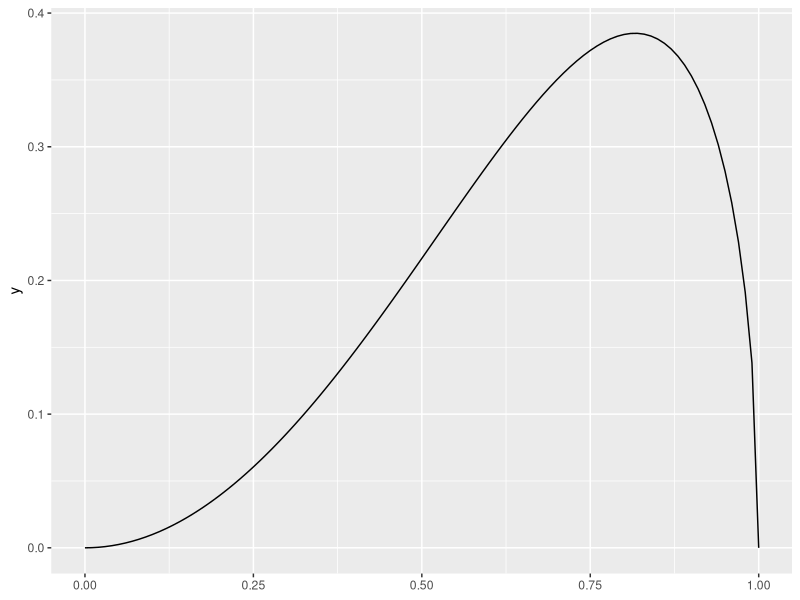
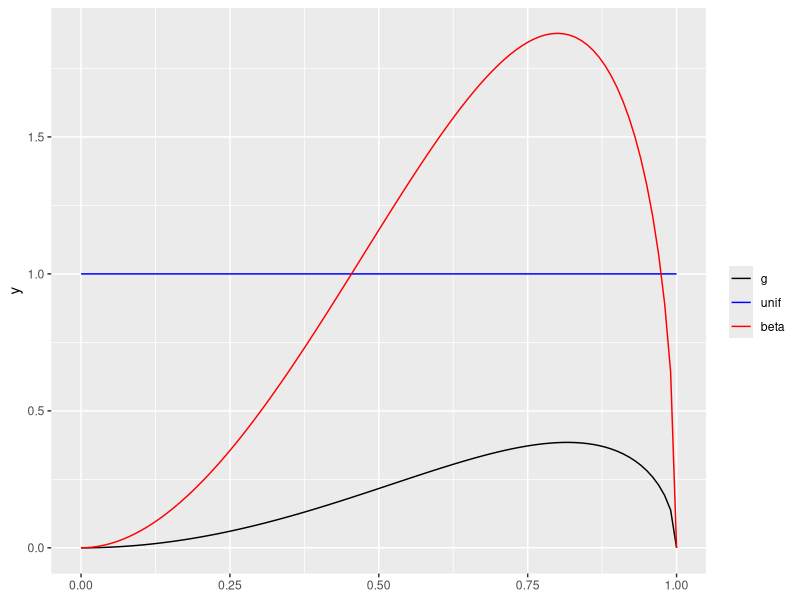

The R script that drew these images, in order:
## ---- chunk 1
library(ggplot2)
knitr::opts_chunk$set(echo = TRUE)
set.seed(457367)
## ---- chunk 2
genera_valor_aleatorio <- function() {
  runif(1)
}



g <- function(x) {
  sqrt((1 - x^2))*x^2
}
## ---- chunk 3
n <- 1e5
valores_g <- replicate(n , {
  x <- genera_valor_aleatorio()
  g(x)
}
)
## ---- chunk 4
estimacion <- mean(valores_g)
## ---- chunk 5
probabilidad_cobertura <- 0.997
alfa <- 1 - probabilidad_cobertura
percentil<- qnorm(1 - alfa / 2)
error_estandar <- sqrt(var(valores_g)/n)
intervalo_confianza <- estimacion + c(-1,1) * error_estandar * percentil
## ---- chunk 6
genera_valor_aleatorio <- function() {
  runif(1)
}

g <- function(x) {
  (x^2)*(sqrt(1 - x^2))
}

n <- 1e4
coste_directo <- bench::mark({
  valores_g <- replicate(n, {
    x <- genera_valor_aleatorio()
    g(x)
  })
},
iterations = 10,
time_unit = "ms"
)$median

estimacion_directo <- mean(valores_g)
varianza_directo <- var(valores_g) / n

eficiencia_directo <- 1 / (varianza_directo * coste_directo)
## ---- chunk 7
genera_valores_antiteticas <- function() {
  runif(1)
}


g <- function(x) {
  sqrt((1 - x^2))*x^2
}
## ---- chunk 8
coste_antiteticas <- bench::mark({ # para ver cuanto tarda
  valores <- replicate(n / 2, {
    valores_antiteticos <- genera_valores_antiteticas()
    mean(g(valores_antiteticos)) # (xi + yi) / 2
  })
},
iterations = 10,
time_unit = "ms"
)$median
## ---- chunk 9
estimacion_antiteticas <- mean(valores)
varianza_antiteticas <- var(valores) / (n / 2) # Cuasivar muestral
eficiencia_antiteticas <- 1 / (varianza_antiteticas * coste_antiteticas)
## ---- chunk 10
knitr::kable(
  data.frame(
    `Método` = c("Directo", "Antitéticas"),
    `Estimación` = c(estimacion_directo, estimacion_antiteticas),
    Varianza = c(varianza_directo, varianza_antiteticas),
    Coste = c(coste_directo, coste_antiteticas),
    Eficiencia = c(eficiencia_directo, eficiencia_antiteticas)
  ),
  digits = 10
)
## ---- chunk 11
library(ggplot2)

ggplot2::ggplot() +
  geom_function(fun = g) +
  xlim(0, 1)
## ---- chunk 12
estratos <- data.frame(
  min = c(0, 4 / 5),
  max = c(4/ 5, 1),
  probabilidad = c(4 / 5, 1 / 5)
)
# Función que genera valores dentro de un estrato
genera_valor_en_estrato <- function(numero_estrato) {
  estrato <- estratos[numero_estrato, ]
  runif(1, min = estrato$min, max = estrato$max)
}
## ---- chunk 13
unidad_de_tiempo <- "ms"
n_estratos <- n * estratos$probabilidad
# Aseguramos valores enteros
n_estratos <- ceiling(n_estratos)
# Aseguramos al menos dos valores en cada estrato
n_estratos <- pmax(n_estratos, 2)

coste_estratificado_proporcional <- bench::mark(
  {
    valores <- lapply(
      seq_len(2), # (1,2), aplico la función 2 veces, una para cada estrato
      function(numero_estrato) {
        replicate(n_estratos[numero_estrato], {
          x <- genera_valor_en_estrato(numero_estrato)
          g(x)
        })
      }
    )
  },
  iterations = 10,
  time_unit = unidad_de_tiempo
)$median
## ---- chunk 14
estimacion_estratificado_proporcional <-
  weighted.mean(
    sapply(valores, mean),
    estratos$probabilidad
  )
varianza_estratificado_proporcional <-
  sum(estratos$probabilidad^2 * sapply(valores, var) / n_estratos)
eficiencia_estratificado_proporcional <-
  1 / (varianza_estratificado_proporcional *
    coste_estratificado_proporcional)
## ---- chunk 15
n_tanteo <- 100
n_produccion <- n - n_tanteo # Para que la cantidad total de valores generados sea igual en los tres métodos y, por tanto, su comparación tenga sentido

coste_estratificado_optimo <- bench::mark(
  {
    # Estimación de las varianzas de los estratos
    n_estratos <- pmax(
      ceiling(n_tanteo * estratos$probabilidad), # asignación proporcional para calcular la var
      2
    )
    valores <- lapply(
      seq_len(2),
      function(numero_estrato) {
        replicate(n_estratos[numero_estrato], {
          x <- genera_valor_en_estrato(numero_estrato)
          g(x)
        })
      }
    )

    # Cantidad óptima de valores en cada estrato
    sigmas <- sapply(valores, sd)
    n_estratos <-
      pmax(
        ceiling(n_produccion * estratos$probabilidad * sigmas /
          sum(estratos$probabilidad * sigmas)),
        2
      )

    # Generación de valores en cada estrato
    valores <- lapply(
      seq_len(2),
      function(numero_estrato) {
        replicate(n_estratos[numero_estrato], {
          x <- genera_valor_en_estrato(numero_estrato)
          g(x)
        })
      }
    )
  },
  iterations = 10,
  time_unit = unidad_de_tiempo
)$median
## ---- chunk 16
estimacion_estratificado_optimo <-
  weighted.mean(
    sapply(valores, mean),
    estratos$probabilidad
  )
varianza_estratificado_optimo <-
  sum(estratos$probabilidad^2 * sapply(valores, var) / n_estratos)
eficiencia_estratificado_optimo <-
  1 / (varianza_estratificado_optimo *
    coste_estratificado_optimo)
## ---- chunk 17
knitr::kable(
  data.frame(
    `Método` = c(
      "Directo",
      "Estratificado proporcional",
      "Estratificado óptimo"
    ),
    `Estimación` = c(
      estimacion_directo,
      estimacion_estratificado_proporcional,
      estimacion_estratificado_optimo
    ),
    Varianza = c(
      varianza_directo,
      varianza_estratificado_proporcional,
      varianza_estratificado_optimo
    ),
    Coste = c(
      coste_directo,
      coste_estratificado_proporcional,
      coste_estratificado_optimo
    ),
    Eficiencia = c(
      eficiencia_directo,
      eficiencia_estratificado_proporcional,
      eficiencia_estratificado_optimo
    )
  ),
  digits = 10
)
## ---- chunk 18
library(ggplot2)

alfa <- 3
beta <- 3 / 2
ggplot(data.frame()) +
  geom_function(fun = g, aes(colour = "g")) +
  geom_function(fun = dunif, aes(colour = "unif")) +
  geom_function(
    fun = dbeta,
    args = list(shape1 = alfa, shape2 = beta),
    aes(colour = "beta")
  ) +
  scale_colour_manual("",
    values = c(g = "black", unif = "blue", beta = "red"),
    breaks = c("g", "unif", "beta")
  ) +
  xlim(0, 1)
## ---- chunk 19
genera_valor_aleatorio <- function() {
  rbeta(1, shape1 = alfa, shape2 = beta)
}

g_por_verosimilitud <- function(x) {
  (gamma(3)*gamma(3/2)/gamma(5/2))*(x^2)*(sqrt(1-x))
}
## ---- chunk 20
coste_importancia <- bench::mark(
  {
    valores <- replicate(n, {
      x <- genera_valor_aleatorio()
      g_por_verosimilitud(x)
    })
  },
  iterations = 10,
  time_unit = unidad_de_tiempo
)$median
## ---- chunk 21
estimacion_importancia <- mean(valores)
varianza_importancia <- var(valores) / n
eficiencia_importancia <- 1 / (varianza_importancia * coste_importancia)
## ---- chunk 22
knitr::kable(
  data.frame(
    `Método` = c(
      "Directo",
      "Importancia"
    ),
    `Estimación` = c(
      estimacion_directo,
      estimacion_importancia
    ),
    Varianza = c(
      varianza_directo,
      varianza_importancia
    ),
    Coste = c(
      coste_directo,
      coste_importancia
    ),
    Eficiencia = c(
      eficiencia_directo,
      eficiencia_importancia
    )
  ),
  digits = 10
)
## ---- chunk 23
knitr::kable(
  data.frame(
    `Método` = c("Directo", "Antitéticas","Estratificado proporcional",
      "Estratificado óptimo","Importancia"),
    `Estimación` = c(estimacion_directo, estimacion_antiteticas,estimacion_estratificado_proporcional,
      estimacion_estratificado_optimo,estimacion_importancia),
    Varianza = c(varianza_directo, varianza_antiteticas,varianza_estratificado_proporcional,
      varianza_estratificado_optimo,varianza_importancia),
    Coste = c(coste_directo, coste_antiteticas,coste_estratificado_proporcional,
      coste_estratificado_optimo,coste_importancia),
    Eficiencia = c(eficiencia_directo, eficiencia_antiteticas,eficiencia_estratificado_proporcional,
      eficiencia_estratificado_optimo,eficiencia_importancia)
    
  ),
  digits = 10
)
